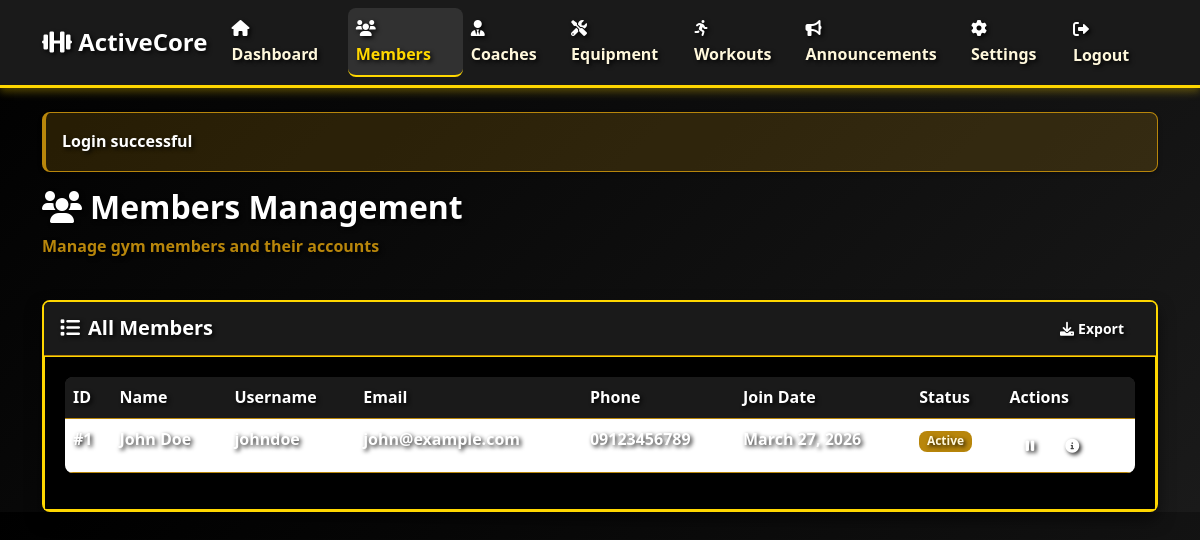
Screenshot of /views/admin/members.php (signed in) with the database file from the repository.
### tables this page shows
CREATE TABLE members (
    member_id INT PRIMARY KEY AUTO_INCREMENT,
    user_id INT UNIQUE NOT NULL,
    first_name VARCHAR(50) NOT NULL,
    last_name VARCHAR(50) NOT NULL,
    phone VARCHAR(20),
    membership_date DATE DEFAULT CURRENT_DATE,
    membership_status ENUM('active', 'inactive', 'expired') DEFAULT 'active',
    FOREIGN KEY (user_id) REFERENCES users(user_id) ON DELETE CASCADE
);

CREATE TABLE users (
    user_id INT PRIMARY KEY AUTO_INCREMENT,
    username VARCHAR(50) UNIQUE NOT NULL,
    email VARCHAR(100) UNIQUE NOT NULL,
    password_hash VARCHAR(255) NOT NULL,
    user_type ENUM('member', 'coach', 'admin') NOT NULL,
    created_at TIMESTAMP DEFAULT CURRENT_TIMESTAMP,
    updated_at TIMESTAMP DEFAULT CURRENT_TIMESTAMP ON UPDATE CURRENT_TIMESTAMP,
    is_active BOOLEAN DEFAULT TRUE
);

### models/Member.php (called while the page is built, shortened)
<?php
require_once __DIR__ . '/../config/database.php';
class Member {
    private $conn;
    private $table_name = "members";
    public function __construct() {
        $database = new Database();
        $this->conn = $database->getConnection();
    }
    public function getAll($limit = 50, $offset = 0) {
        $query = "SELECT m.*, u.username, u.email, u.is_active
                 FROM " . $this->table_name . " m
                 JOIN users u ON m.user_id = u.user_id
                 ORDER BY m.membership_date DESC
                 LIMIT :limit OFFSET :offset";
        $stmt = $this->conn->prepare($query);
        $stmt->bindParam(":limit", $limit, PDO::PARAM_INT);
        $stmt->bindParam(":offset", $offset, PDO::PARAM_INT);
        $stmt->execute();
        return $stmt->fetchAll(PDO::FETCH_ASSOC);
    }
}
?>

### views/admin/members.php (the view, shortened to what this page needs)
<?php
require_once __DIR__ . '/../../config/database.php';
require_once __DIR__ . '/../../models/Member.php';
$member = new Member();
$members = $member->getAll();
require_once __DIR__ . '/header.php';
?>
<div class="row mb-4">
    <div class="col-12">
        <h2><i class="fas fa-users me-2"></i>Members Management</h2>
        <p class="text-muted">Manage gym members and their accounts</p>
    </div>
</div>
        <div class="row">
            <div class="col-12">
                <div class="card">
                    <div class="card-header d-flex justify-content-between align-items-center">
                        <h5 class="mb-0"><i class="fas fa-list me-2"></i>All Members</h5>
                        <div>
                            <button class="btn btn-sm btn-outline-success" onclick="exportMembers()">
                                <i class="fas fa-download me-1"></i>Export
                            </button>
                        </div>
                    </div>
                    <div class="card-body">
                        <?php if (!empty($members)): ?>
                            <div class="table-responsive">
                                <table class="table table-hover" id="membersTable">
                                    <thead>
                                        <tr>
                                            <th>ID</th>
                                            <th>Name</th>
                                            <th>Username</th>
                                            <th>Email</th>
                                            <th>Phone</th>
                                            <th>Join Date</th>
                                            <th>Status</th>
                                            <th>Actions</th>
                                        </tr>
                                    </thead>
                                    <tbody>
                                        <?php foreach ($members as $member): ?>
                                            <tr>
                                                <td>#<?php echo $member['member_id']; ?></td>
                                                <td>
                                                    <?php echo htmlspecialchars($member['first_name'] . ' ' . $member['last_name']); ?>
                                                </td>
                                                <td><?php echo htmlspecialchars($member['username']); ?></td>
                                                <td><?php echo htmlspecialchars($member['email']); ?></td>
                                                <td><?php echo htmlspecialchars($member['phone'] ?? 'N/A'); ?></td>
                                                <td><?php echo formatDate($member['membership_date']); ?></td>
                                                <td>
                                                    <span class="badge bg-<?php echo ($member['membership_status'] === 'active' && $member['is_active']) ? 'success' : 'danger'; ?>">
                                                        <?php echo ucfirst($member['membership_status']); ?>
                                                    </span>
                                                </td>
                                                <td>
                                                    <div class="btn-group btn-group-sm">
                                                        <?php if ($member['is_active']): ?>
                                                            <form method="POST" style="display: inline;">
                                                                <button type="submit" class="btn btn-sm btn-outline-warning" onclick="return confirm('Are you sure you want to deactivate this member?')">
                                                                    <i class="fas fa-pause"></i>
                                                                </button>
                                                            </form>
                                                        <?php endif; ?>
                                                        <button class="btn btn-sm btn-outline-info" onclick="viewMemberDetails(<?php echo $member['member_id']; ?>)">
                                                            <i class="fas fa-info-circle"></i>
                                                        </button>
                                                    </div>
                                                </td>
                                            </tr>
                                        <?php endforeach; ?>
                                    </tbody>
                                </table>
                            </div>
                        <?php endif; ?>
                    </div>
                </div>
            </div>
        </div>
    </div>
<?php
require_once __DIR__ . '/footer.php';
?>

### assets/css/style.css (style rules this page uses)
* { color: #FFFFFF !important; text-shadow: 2px 2px 4px rgba(0,0,0,0.9) !important; }
:root { --primary-gold: #FFD700; --dark-gold: #B8860B; --light-gold: #FFF8DC; --black-bg: #000000; --dark-gray: #1a1a1a; --gray-bg: #2d2d2d; --light-gray: #f8f9fa; --white-text: #ffffff; --success-color: #28a745; --warning-color: #ffc107; --danger-color: #dc3545; --info-color: #17a2b8; --gradient-bg: linear-gradient(135deg, var(--black-bg) 0%, var(--dark-gray) 100%); --gold-gradient: linear-gradient(135deg, var(--primary-gold) 0%, var(--dark-gold) 100%); --shadow-sm: 0 2px 4px rgba(0,0,0,0.3); --shadow-md: 0 4px 8px rgba(0,0,0,0.3); --shadow-lg: 0 8px 16px rgba(0,0,0,0.3); --shadow-gold: 0 4px 8px rgba(255, 215, 0, 0.3); --border-radius: 8px; --transition: all 0.3s ease; }
* { margin: 0; padding: 0; box-sizing: border-box; }
body { font-family: 'Segoe UI', Tahoma, Geneva, Verdana, sans-serif; line-height: 1.6; color: var(--light-gold); background: var(--gradient-bg); }
.text-light-gold, .text-dark-gold, .text-gold, .card-text, .lead, p, h1, h2, h3, h4, h5, h6, .card-title, .navbar-brand, .display-4, .display-5, .btn, small, .badge, span, div, section, .card, .service-card { color: #FFFFFF !important; font-weight: 600 !important; }
.card { background: rgba(0,0,0,0.9) !important; border: 2px solid #FFD700 !important; box-shadow: 0 8px 16px rgba(0,0,0,0.5) !important; }
.card .card-body { background: rgba(0,0,0,0.8) !important; border: 1px solid #FFD700 !important; padding: 20px !important; }
.btn { color: #FFFFFF !important; font-weight: 600 !important; }
.badge { color: #FFFFFF !important; font-weight: 600 !important; }
.card { border: 1px solid var(--dark-gold); border-radius: var(--border-radius); box-shadow: var(--shadow-sm); transition: var(--transition); background-color: var(--gray-bg); color: var(--light-gold); }
.card-header { background-color: var(--dark-gray); border-bottom: 1px solid var(--dark-gold); font-weight: 600; color: var(--primary-gold); }
.card-body { color: var(--light-gold); }
.btn { border-radius: var(--border-radius); font-weight: 500; transition: var(--transition); border: none; padding: 0.5rem 1rem; }
.badge { border-radius: var(--border-radius); font-weight: 500; }
.table { border-radius: var(--border-radius); overflow: hidden; background-color: var(--gray-bg); color: var(--light-gold); }
.table th { background-color: var(--dark-gray); border-top: none; font-weight: 600; color: var(--primary-gold); border-color: var(--dark-gold); }
.table td { border-color: var(--dark-gold); color: var(--light-gold); }

### views/admin/header.php (style rules this page uses)
.card-header h5, .card-body, .form-label, .form-control, .form-select, textarea, .btn, .alert, .input-group-text, .text-gold, .text-light-gold, h2, h3, h4, h5, h6, p, .nav-link, .navbar-brand { color: #FFFFFF !important; text-shadow: 2px 2px 4px rgba(0,0,0,0.9) !important; font-weight: 600 !important; }
.card { background: rgba(0,0,0,0.9) !important; border: 2px solid #FFD700 !important; }
.btn-outline-secondary, .btn-outline-warning { color: #FFFFFF !important; border-color: #FFD700 !important; }
:root { --primary-gold: #FFD700; --dark-gold: #B8860B; --light-gold: #FFF8DC; --black-bg: #000000; --dark-gray: #1a1a1a; --gray-bg: #2d2d2d; }
body { background-color: var(--black-bg); color: var(--light-gold); }
.card { background-color: var(--gray-bg); border: 1px solid var(--dark-gold); color: var(--light-gold); }
.card-header { background-color: var(--dark-gray); border-bottom: 1px solid var(--dark-gold); color: var(--primary-gold); }
.table { color: var(--light-gold); }
.table thead th { background-color: var(--dark-gray); color: var(--primary-gold); border-bottom: 1px solid var(--dark-gold); }
.badge { padding: 0.35em 0.65em; }
.bg-success { background-color: var(--dark-gold) !important; color: var(--light-gold) !important; }

### views/admin/footer.php (style rules this page uses)
.text-muted { color: var(--dark-gold) !important; }
.bg-success { background-color: var(--dark-gold) !important; color: var(--light-gold) !important; }
h1, h2, h3, h4, h5, h6 { color: var(--primary-gold); }
.btn-outline-success { border-color: var(--dark-gold); color: var(--dark-gold); }
.btn-outline-warning { border-color: var(--primary-gold); color: var(--primary-gold); }
.btn-outline-info { border-color: #17a2b8; color: #17a2b8; }

### rows the page displays
members: member_id "1", first_name+last_name "John Doe", user.username "johndoe", user.email "john@example.com", phone "09123456789", membership_date "March 27, 2026", membership_status "Active"

### other values shown
$_SESSION['success'] "Login successful"
